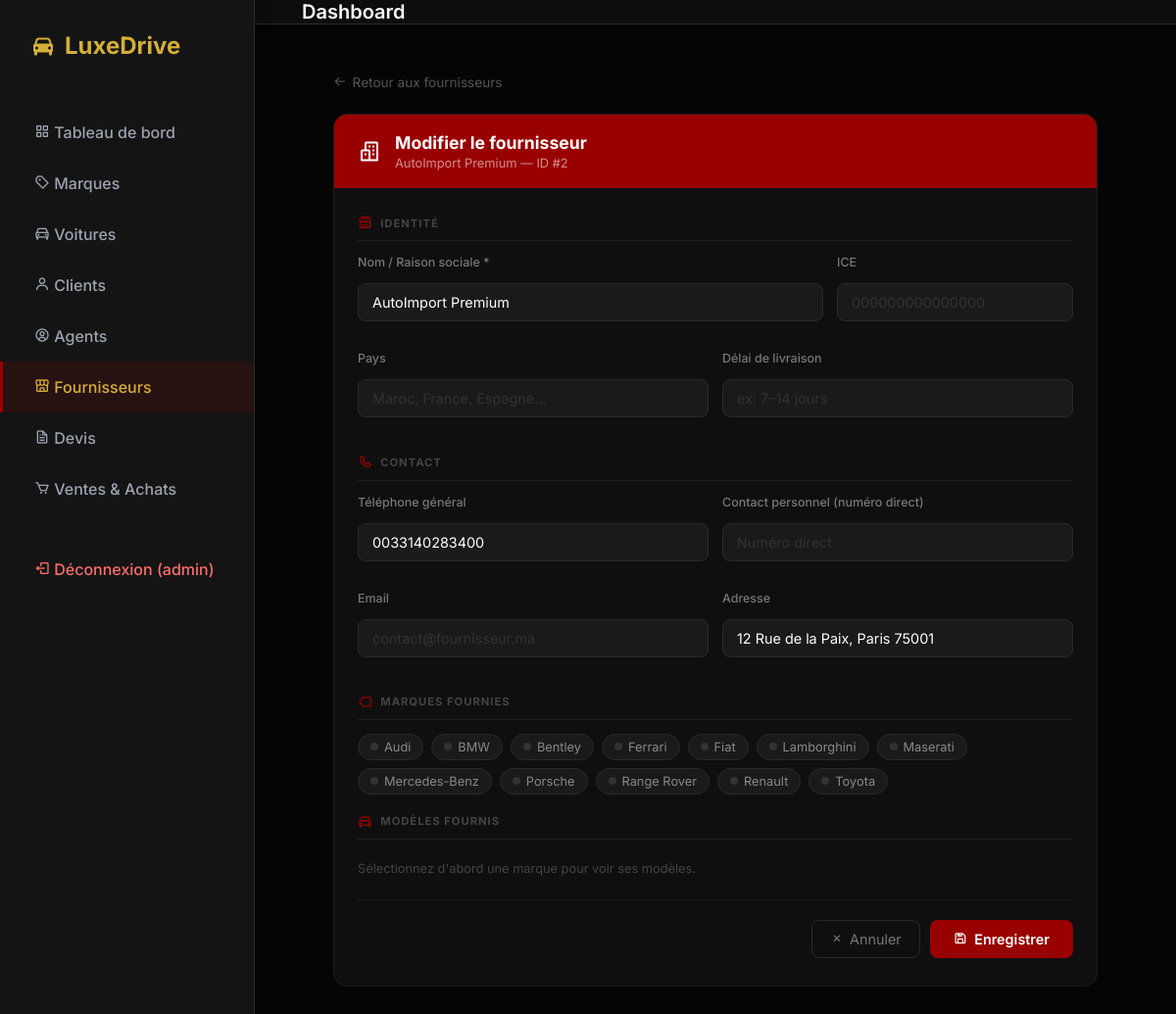
Before: /fournisseurs/edit/2 (signed in) with the older database file.
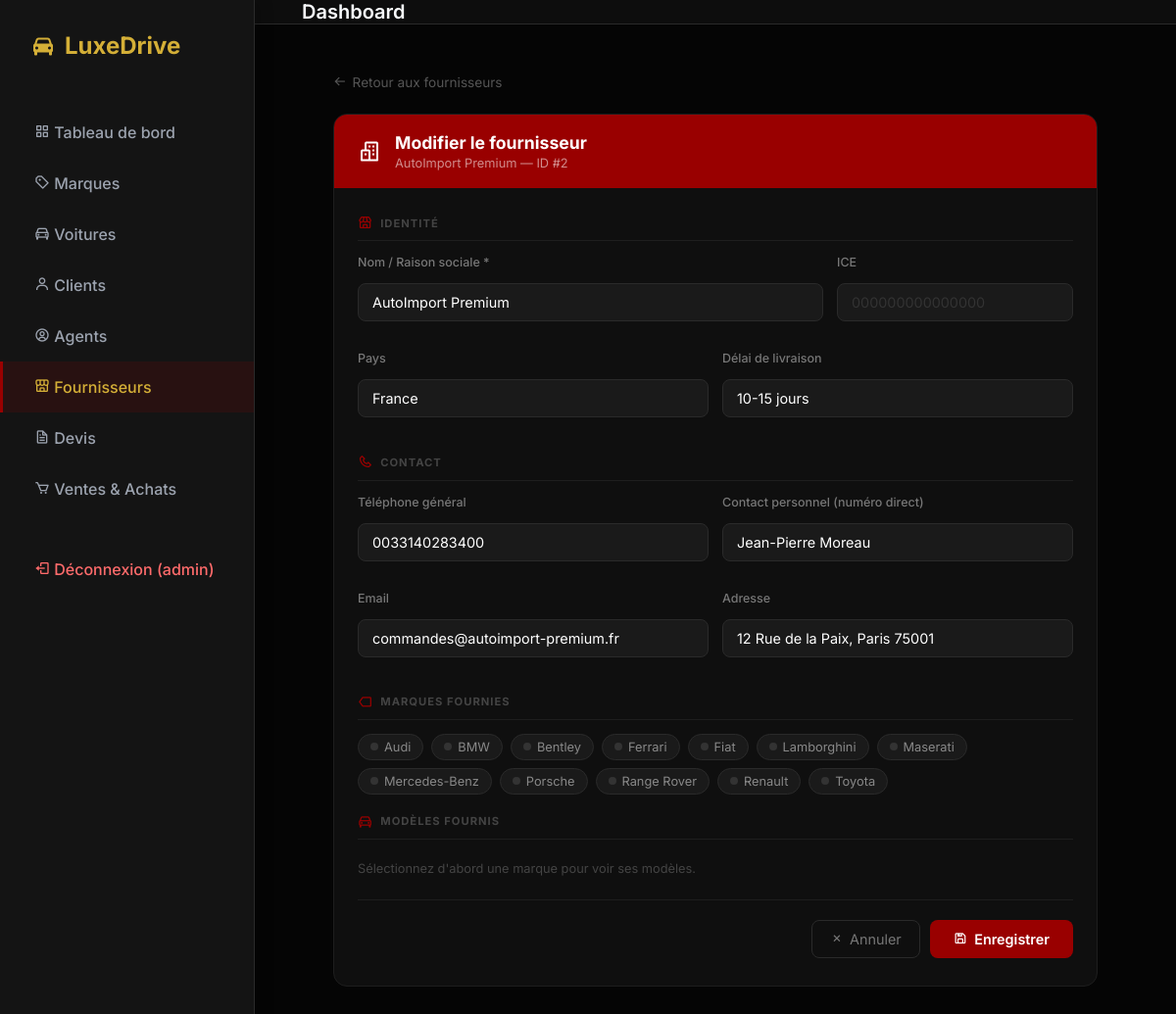
After: the same page with the newer database file.
### tables this page shows
CREATE TABLE fournisseur (
    id_fournisseur INTEGER PRIMARY KEY AUTOINCREMENT,
    nom TEXT,
    adresse TEXT,
    telephone TEXT
, ice              TEXT, pays             TEXT, delai_livraison  TEXT, contact_personnel TEXT, email            TEXT);

### app.py (the view, shortened to what this page needs)
@app.route('/fournisseurs/edit/<int:id_fournisseur>', methods=['GET', 'POST'])
@admin_required
def fournisseur_edit(id_fournisseur):
    db = get_db()
    cur = db.cursor()
    cur.execute('SELECT * FROM fournisseur WHERE id_fournisseur=?', (id_fournisseur,))
    fournisseur = cur.fetchone()
    cur.execute('SELECT MIN(id_marque) as id_marque, nom_marque FROM marque GROUP BY nom_marque ORDER BY nom_marque')
    marques_list = cur.fetchall()
    cur.execute('''
        SELECT m.id_modele, m.nom_modele, m.id_marque, mq.nom_marque
        FROM modele m JOIN marque mq ON m.id_marque = mq.id_marque
        WHERE m.id_marque IN (SELECT MIN(id_marque) FROM marque GROUP BY nom_marque)
        ORDER BY mq.nom_marque, m.nom_modele
    ''')
    modeles_list = cur.fetchall()
    cur.execute('SELECT id_marque FROM fournisseur_marque WHERE id_fournisseur=?', (id_fournisseur,))
    selected_marques = {r['id_marque'] for r in cur.fetchall()}
    cur.execute('SELECT id_modele FROM fournisseur_modele WHERE id_fournisseur=?', (id_fournisseur,))
    selected_modeles = {r['id_modele'] for r in cur.fetchall()}
    return render_template('fournisseur_edit.html',
                           fournisseur=fournisseur,
                           marques=marques_list,
                           modeles=modeles_list,
                           selected_marques=selected_marques,
                           selected_modeles=selected_modeles)

### app.py (called while the page is built)
def get_db():
    db = getattr(g, '_database', None)
    if db is None:
        db = g._database = sqlite3.connect(DATABASE)
        db.row_factory = sqlite3.Row
    return db

@app.teardown_appcontext
def close_connection(exception):
    db = getattr(g, '_database', None)
    if db is not None:
        db.close()

@app.before_request
def load_logged_in_user():
    user_id = session.get('user_id')
    if user_id is None:
        g.user = None
    else:
        db = get_db()
        cur = db.cursor()
        cur.execute('SELECT * FROM user WHERE id_user = ?', (user_id,))
        g.user = cur.fetchone()

def admin_required(f):
    @wraps(f)
    def decorated_function(*args, **kwargs):
        if 'user_id' not in session or session.get('role') != 'admin':
            return redirect(url_for('voitures'))
        return f(*args, **kwargs)
    return decorated_function

### templates/fournisseur_edit.html (shortened to what this page needs)
{% extends 'base.html' %}
{% block content %}
<div class="edit-container">
  <a href="/fournisseurs" class="back-link">
    <i class='bx bx-arrow-back'></i> Retour aux fournisseurs
  </a>
  <div class="edit-card">
    <div class="edit-card-header">
      <i class='bx bx-buildings'></i>
      <div>
        <h2>Modifier le fournisseur</h2>
        <p>{{ fournisseur.nom }} — ID #{{ fournisseur.id_fournisseur }}</p>
      </div>
    </div>
    <div class="edit-card-body">
      <form method="POST">
        <div class="section-label"><i class='bx bx-store'></i> Identité</div>
        <div class="form-row cols3">
          <div class="form-group" style="grid-column: 1 / span 2;">
            <label>Nom / Raison sociale *</label>
            <input type="text" name="nom" value="{{ fournisseur.nom or '' }}" required>
          </div>
          <div class="form-group">
            <label>ICE</label>
            <input type="text" name="ice" value="{{ fournisseur.ice or '' }}" placeholder="000000000000000">
          </div>
        </div>
        <div class="form-row">
          <div class="form-group">
            <label>Pays</label>
            <input type="text" name="pays" value="{{ fournisseur.pays or '' }}" placeholder="Maroc, France, Espagne…">
          </div>
          <div class="form-group">
            <label>Délai de livraison</label>
            <input type="text" name="delai_livraison" value="{{ fournisseur.delai_livraison or '' }}" placeholder="ex: 7–14 jours">
          </div>
        </div>
        <div class="section-label"><i class='bx bx-phone'></i> Contact</div>
        <div class="form-row">
          <div class="form-group">
            <label>Téléphone général</label>
            <input type="text" name="telephone" value="{{ fournisseur.telephone or '' }}" placeholder="0600000000">
          </div>
          <div class="form-group">
            <label>Contact personnel (numéro direct)</label>
            <input type="text" name="contact_personnel" value="{{ fournisseur.contact_personnel or '' }}" placeholder="Numéro direct">
          </div>
        </div>
        <div class="form-row">
          <div class="form-group">
            <label>Email</label>
            <input type="email" name="email" value="{{ fournisseur.email or '' }}" placeholder="contact@fournisseur.ma">
          </div>
          <div class="form-group">
            <label>Adresse</label>
            <input type="text" name="adresse" value="{{ fournisseur.adresse or '' }}" placeholder="Rue, Ville, Code postal">
          </div>
        </div>
        {% if marques %}
        <div class="section-label"><i class='bx bx-tag'></i> Marques fournies</div>
        <div class="checkbox-grid" id="editMarqueGrid">
          {% for mq in marques %}
          {% set is_checked = mq.id_marque in selected_marques %}
          <label class="checkbox-pill {% if is_checked %}checked{% endif %}" onclick="togglePill(this)">
            <span class="pill-dot"></span>
            {{ mq.nom_marque }}
          </label>
          {% endfor %}
        </div>
        <div class="section-label" style="margin-top:20px;"><i class='bx bx-car'></i> Modèles fournis</div>
        <div class="modele-hint" id="editModeleHint" style="display:none;">
          Sélectionnez d'abord une marque pour voir ses modèles.
        </div>
        {% endif %}
        <div class="form-actions">
          <a href="/fournisseurs" class="btn-cancel">
            <i class='bx bx-x'></i> Annuler
          </a>
          <button type="submit" class="btn-save">
            <i class='bx bx-save'></i> Enregistrer
          </button>
        </div>
      </form>
    </div>
  </div>
</div>
{% endblock %}

Changed rows visible on the page:
changed fournisseur "AutoImport Premium": pays (not shown) → "France"; delai_livraison (not shown) → "10-15 jours"; contact_personnel (not shown) → "Jean-Pierre Moreau"; email (not shown) → "commandes@autoimport-premium.fr"
